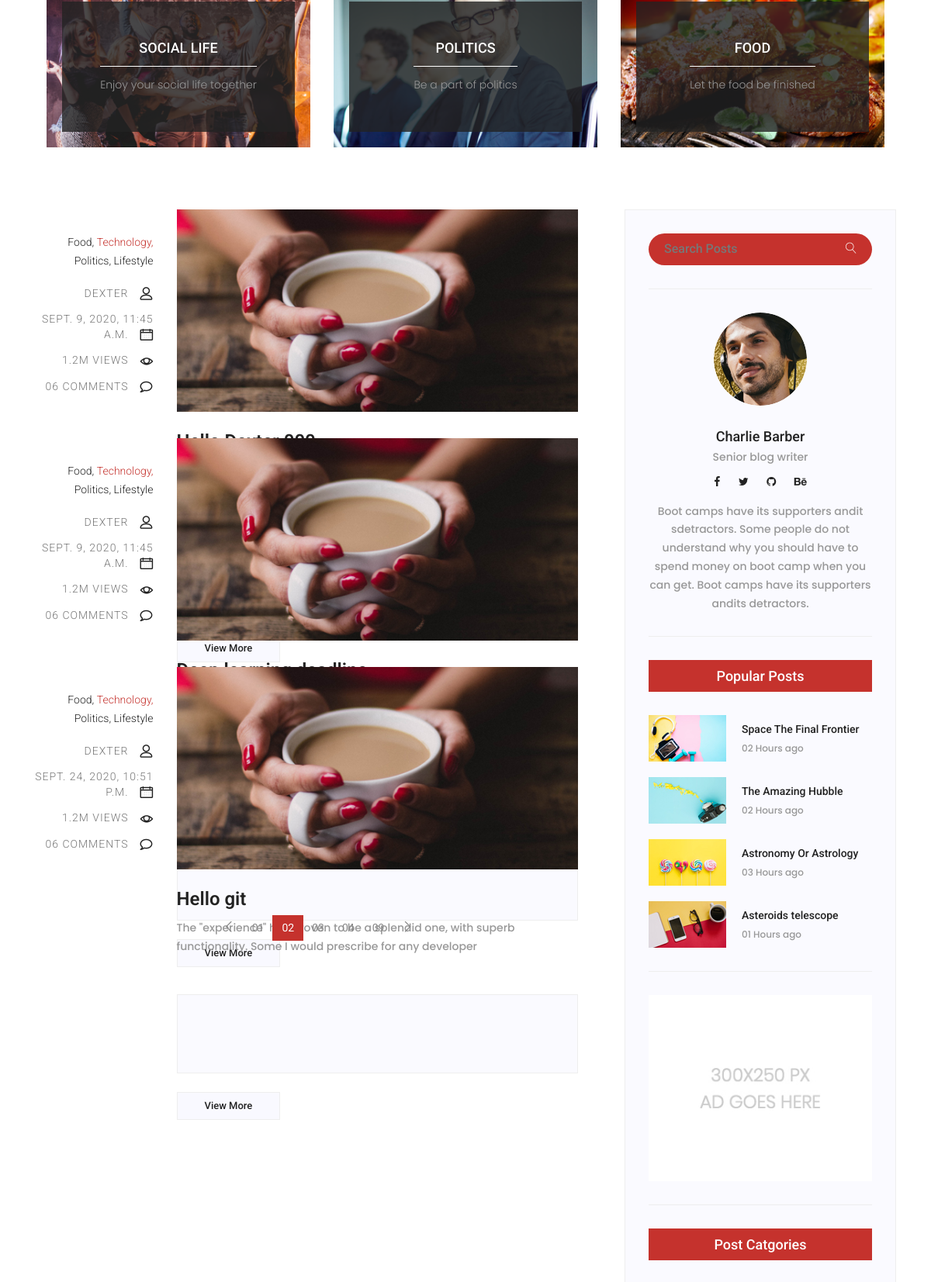
Page /blog/ (signed in, middle part) on the earlier database version.
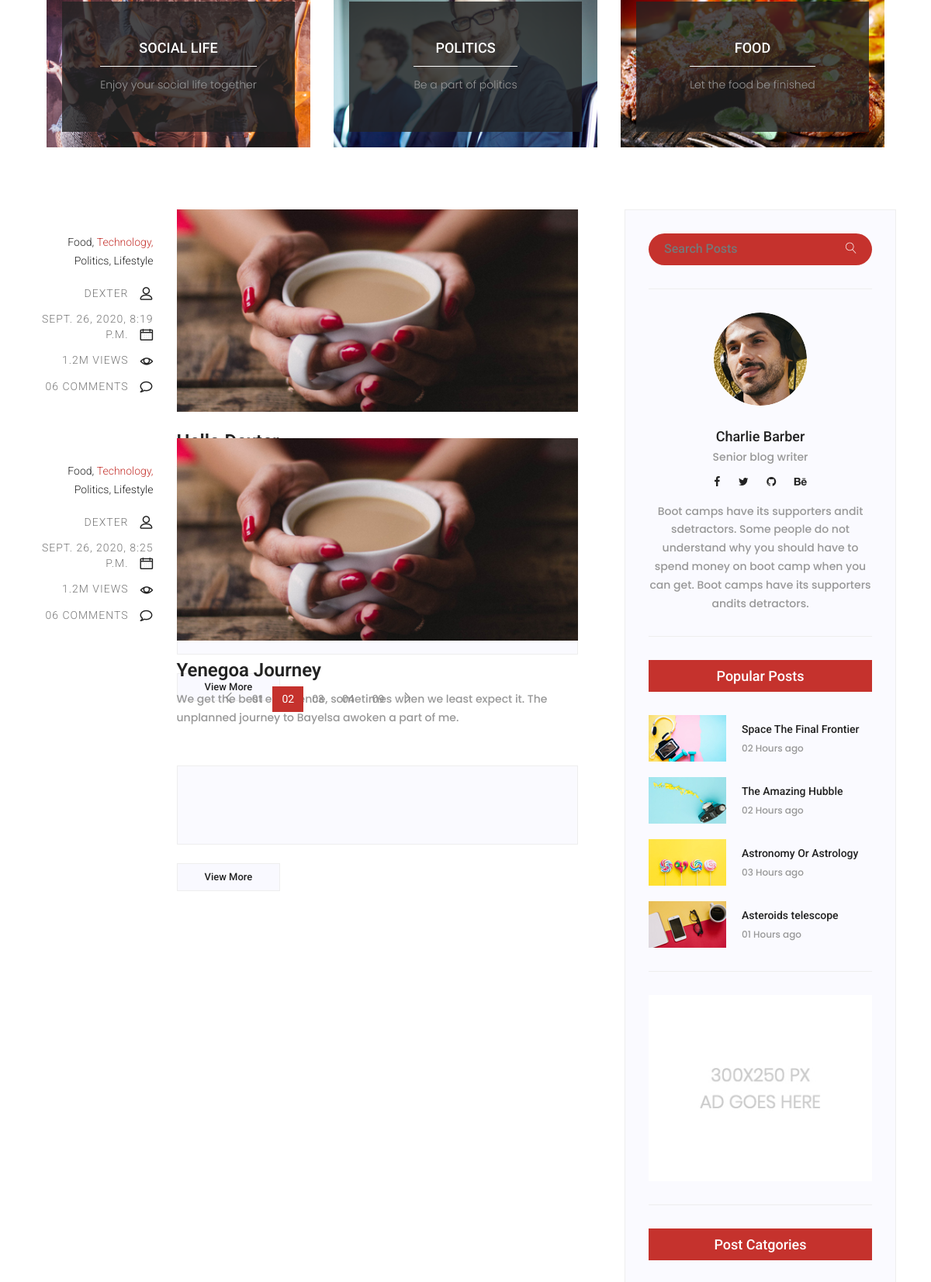
Same page on the later database version.
### blog/models.py (models this page shows, shortened)
class Post(models.Model):
    title = models.CharField(max_length=255)
    author = models.ForeignKey(
        get_user_model(),
        on_delete=models.CASCADE,
    )
    body = models.TextField()
    created_at = models.DateTimeField(auto_now_add=True)

### users/models.py (models this page shows)
class CustomUser(AbstractUser):
    age = models.PositiveIntegerField(null=True, blank=True)

### blog/views.py (the view)
# urls.py: path('', BlogPageView.as_view(), name='blog'),
class BlogPageView(LoginRequiredMixin, ListView):
    model = Post
    template_name = 'blog.html'
    context_object_name = 'all_post_list'
    login_url = 'login'

### blog/models.py (called while the page is built)
    def __str__(self):
        return self.comment

### templates/blog.html (shortened to what this page needs)
{% extends 'base3.html' %}
{% load static %}
{% block content %}
<div class="container single_product_container ">
  <section class="blog_categorie_area">
    <div class="container">
      <div class="row">
        <div class="col-lg-4">
          <div class="categories_post">
            <div class="categories_details">
              <div class="categories_text">
                <a href="blog-details.html">
                  <h5>Social Life</h5>
                </a>
                <div class="border_line"></div>
                <p>Enjoy your social life together</p>
              </div>
            </div>
          </div>
        </div>
        <div class="col-lg-4">
          <div class="categories_post">
            <div class="categories_details">
              <div class="categories_text">
                <a href="blog-details.html">
                  <h5>Politics</h5>
                </a>
                <div class="border_line"></div>
                <p>Be a part of politics</p>
              </div>
            </div>
          </div>
        </div>
        <div class="col-lg-4">
          <div class="categories_post">
            <div class="categories_details">
              <div class="categories_text">
                <a href="blog-details.html">
                  <h5>Food</h5>
                </a>
                <div class="border_line"></div>
                <p>Let the food be finished</p>
              </div>
            </div>
          </div>
        </div>
      </div>
    </div>
  </section>
  <section class="blog_area">
      <div class="row">
        <div class="col-lg-8">
          <div class="blog_left_sidebar">
            {% for post in all_post_list %}
            <article class="row blog_item">
              <div class="col-md-3">
                <div class="blog_info text-right">
                  <div class="post_tag">
                    <a href="#">Food,</a>
                    <a class="active" href="#">Technology,</a>
                    <a href="#">Politics,</a>
                    <a href="#">Lifestyle</a>
                  </div>
                  <ul class="blog_meta list">
                    <li><a href="#">{{ post.author }}<i class="lnr lnr-user"></i></a></li>
                    <li><a href="#"> {{ post.created_at }}<i class="lnr lnr-calendar-full"></i></a></li>
                    <li><a href="#">1.2M Views<i class="lnr lnr-eye"></i></a></li>
                    <li><a href="#">06 Comments<i class="lnr lnr-bubble"></i></a></li>
                  </ul>
                </div>
              </div>
              <div class="col-md-9">
                <div class="blog_post">
                  <img src="{% static 'listashop/img/blog/main-blog/m-blog-1.jpg' %}" alt="">
                  <div class="blog_details">
                    <a href="{% url 'blog_detail' post.pk %}">
                      <h2>{{post.title}}</h2>
                    </a>
                    <p>{{post.body}} </p>
                    <div class="comments-area">
                      {% for comment in post.comments.all %}
                      <p>
                        <span class="font-weight-bold"> {{ comment.author }} &middot; </span>
                      </p>
                      {% endfor %}
                    </div>
                    <div> &nbsp;</div>
                    <div>
                    <a href="{% url 'blog_detail' post.pk %}" class="white_bg_btn">View More</a>
                    </div>
                  </div>
                </div>
              </div>
            </article>
            {% endfor %}
            <nav class="blog-pagination justify-content-center d-flex">
              <ul class="pagination">
                <li class="page-item">
                  <a href="#" class="page-link" aria-label="Previous">
                    <span aria-hidden="true">
                      <span class="lnr lnr-chevron-left"></span>
                    </span>
                  </a>
                </li>
                <li class="page-item"><a href="#" class="page-link">01</a></li>
                <li class="page-item active"><a href="#" class="page-link">02</a></li>
                <li class="page-item"><a href="#" class="page-link">03</a></li>
                <li class="page-item"><a href="#" class="page-link">04</a></li>
                <li class="page-item"><a href="#" class="page-link">09</a></li>
                <li class="page-item">
                  <a href="#" class="page-link" aria-label="Next">
                    <span aria-hidden="true">
                      <span class="lnr lnr-chevron-right"></span>
                    </span>
                  </a>
                </li>
              </ul>
            </nav>
          </div>
        </div>
        <div class="col-lg-4">
          <div class="blog_right_sidebar">
            <aside class="single_sidebar_widget search_widget">
              <div class="input-group">
                <input type="text" class="form-control" placeholder="Search Posts">
                <span class="input-group-btn">
                  <button class="btn btn-default" type="button"><i class="lnr lnr-magnifier"></i></button>
                </span>
              </div>
              <div class="br"></div>
            </aside>
            <aside class="single_sidebar_widget author_widget">
              <img class="author_img rounded-circle" src="img/blog/author.png" alt="">
              <h4>Charlie Barber</h4>
              <p>Senior blog writer</p>
              <div class="social_icon">
                <a href="#"><i class="fa fa-facebook"></i></a>
                <a href="#"><i class="fa fa-twitter"></i></a>
                <a href="#"><i class="fa fa-github"></i></a>
                <a href="#"><i class="fa fa-behance"></i></a>
              </div>
              <p>Boot camps have its supporters andit sdetractors. Some people do not understand why you should have to
                spend money on boot camp when you can get. Boot camps have its supporters andits detractors.</p>
              <div class="br"></div>
            </aside>
            <aside class="single_sidebar_widget popular_post_widget">
              <h3 class="widget_title">Popular Posts</h3>
              <div class="media post_item">
                <img src="img/blog/popular-post/post1.jpg" alt="post">
                <div class="media-body">
                  <a href="blog-details.html">
                    <h3>Space The Final Frontier</h3>
                  </a>
                  <p>02 Hours ago</p>
                </div>
              </div>
              <div class="media post_item">
                <img src="img/blog/popular-post/post2.jpg" alt="post">
                <div class="media-body">
                  <a href="blog-details.html">
                    <h3>The Amazing Hubble</h3>
                  </a>
                  <p>02 Hours ago</p>
                </div>
              </div>
              <div class="media post_item">
                <img src="img/blog/popular-post/post3.jpg" alt="post">
                <div class="media-body">
                  <a href="blog-details.html">
                    <h3>Astronomy Or Astrology</h3>
                  </a>
                  <p>03 Hours ago</p>
                </div>
              </div>
              <div class="media post_item">
                <img src="img/blog/popular-post/post4.jpg" alt="post">
                <div class="media-body">
                  <a href="blog-details.html">
                    <h3>Asteroids telescope</h3>
                  </a>
                  <p>01 Hours ago</p>
                </div>
              </div>
              <div class="br"></div>
            </aside>
            <aside class="single_sidebar_widget ads_widget">
              <a href="#"><img class="img-fluid" src="img/blog/add.jpg" alt=""></a>
              <div class="br"></div>
            </aside>
            <aside class="single_sidebar_widget post_category_widget">
              <h4 class="widget_title">Post Catgories</h4>
            </aside>
          </div>
        </div>
      </div>
    </div>
{% endblock content %}

### templates/base3.html (shortened to what this page needs)
{% load static %}
<!doctype html>
<html lang="en">
    <head>
		<link rel="stylesheet" type="text/css" href="{% static 'styles/bootstrap4/bootstrap.min.css' %}">
		<link rel="stylesheet" href="{% static 'listashop/css/bootstrap.css' %}">
		<link rel="stylesheet" href="{% static 'listashop/vendors/linericon/style.css' %}">
        <link rel="stylesheet" href="{% static 'listashop/css/font-awesome.min.css' %}">
		<link rel="stylesheet" href="{% static 'listashop/vendors/owl-carousel/owl.carousel.min.css' %}">
		<link rel="stylesheet" href="{% static 'listashop/vendors/lightbox/simpleLightbox.css' %}">
        <link rel="stylesheet" href="{% static 'listashop/vendors/nice-select/css/nice-select.css' %}">
        <link rel="stylesheet" href="{% static 'listashop/vendors/animate-css/animate.css' %}">
		<link rel="stylesheet" type="text/css" href="{% static 'styles/main_styles.css' %}">
		<link rel="stylesheet" href="{% static 'listashop/css/style.css' %}">
		<link rel="stylesheet" href="{% static 'listashop/css/responsive.css' %}">
    </head>
    <body>
	<body>
	<div class="container">
		{% block content %}
		{% endblock content %}
</body>
</html>

### pages/static/styles/main_styles.css (style rules this page uses)
* { margin: 0; padding: 0; }
body { font-family: 'Poppins', sans-serif; font-size: 14px; line-height: 23px; font-weight: 400; background: #FFFFFF; color: #1e1e27; }
div { display: block; position: relative; -webkit-box-sizing: border-box; -moz-box-sizing: border-box; box-sizing: border-box; }
ul { list-style: none; margin-bottom: 0px; }
p { font-family: 'Poppins', sans-serif; font-size: 14px; line-height: 1.7; font-weight: 500; color: #989898; -webkit-font-smoothing: antialiased; -webkit-text-shadow: rgba(0,0,0,.01) 0 0 1px; text-shadow: rgba(0,0,0,.01) 0 0 1px; }
a, a:hover, a:visited, a:active, a:link { text-decoration: none; -webkit-font-smoothing: antialiased; -webkit-text-shadow: rgba(0,0,0,.01) 0 0 1px; text-shadow: rgba(0,0,0,.01) 0 0 1px; }
h2 { font-size: 40px; }
h3 { font-size: 28px; }
h4 { font-size: 24px; }
h5 { font-size: 16px; }
h1, h2, h3, h4, h5, h6 { color: #282828; -webkit-font-smoothing: antialiased; -webkit-text-shadow: rgba(0,0,0,.01) 0 0 1px; text-shadow: rgba(0,0,0,.01) 0 0 1px; }
.form-control { color: #db5246; }
section { display: block; position: relative; box-sizing: border-box; }
.blog_item { height: 255px; width: 100%; }
.blog_meta { font-size: 12px; line-height: 30px; font-weight: 400; text-transform: uppercase; color: #51545f; margin-bottom: 0px; margin-top: 3px; letter-spacing: 1px; }

Differences in the rows shown:
removed Post: author "DEXTER", created_at "SEPT. 24, 2020, 10:51 P.M.", title "Hello git", body "The \"experience\" has proven to be a splendid one, with superb functionality. Some I would prescribe for any developer"
changed Post: created_at "SEPT. 9, 2020, 11:45 A.M." → "SEPT. 26, 2020, 8:19 P.M."
changed Post: created_at "SEPT. 9, 2020, 11:45 A.M." → "SEPT. 26, 2020, 8:25 P.M."; title (not shown) → "Yenegoa Journey"; body (not shown) → "We get the best experience, sometimes when we least expect it. The unplanned journey to Bayelsa awoken a part of me."
